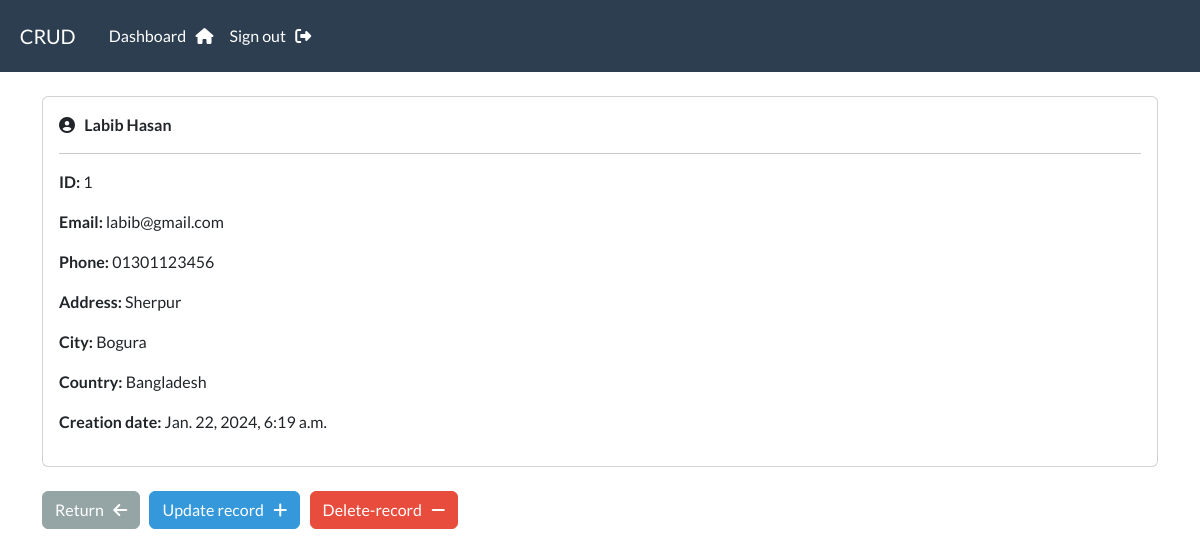
The page /record/1 (signed in) on the database its author committed.
### webapp/models.py (models this page shows, shortened)
class Record(models.Model):
    creation_date = models.DateTimeField(auto_now_add=True)
    first_name = models.CharField(max_length=100)
    last_name = models.CharField(max_length=100)
    email = models.CharField(max_length=250)
    phone = models.CharField(max_length=20)
    address = models.CharField(max_length=300)
    city = models.CharField(max_length=250)
    province = models.CharField(max_length=220)
    country = models.CharField(max_length=125)

### webapp/views.py (the view)
# urls.py: path('record/<int:pk>',views.singular_record, name="record"),
@login_required(login_url="my-login")
def singular_record(request, pk):
    all_records = Record.objects.get(id=pk)
    context = {'record':all_records}
    return render(request, 'webapp/view-record.html', context=context)

### webapp/templates/webapp/view-record.html (shortened to what this page needs)
{% extends "webapp/base.html" %}
{% block content %}
 <div class="card">
    <div class="card-body">
        <i class="fa-solid fa-circle-user"></i> &nbsp;
        <strong>{{record.first_name}} {{record.last_name}}</strong> <hr>
        <p><strong>ID:</strong> {{record.id}}</p>
        <p><strong>Email:</strong> {{record.email}}</p>
        <p><strong>Phone:</strong> {{record.phone}}</p>
        <p><strong>Address:</strong> {{record.address}}</p>
        <p><strong>City:</strong> {{record.city}}</p>
        <p><strong>Country:</strong> {{record.country}}</p>
        <p><strong>Creation date:</strong> {{record.creation_date}}</p>
    </div>
 </div>
 <br>
 <a href="{%url 'dashboard'%}" class="btn btn-secondary"> Return &nbsp; <i class="fa-solid fa-arrow-left"></i></a>
 <a href="{%url 'update-record' record.id%}" class="btn btn-info"> Update record &nbsp; <i class="fa-solid fa-plus"></i></a>
 <a href="{%url 'delete-record' record.id%}" class="btn btn-danger"> Delete-record &nbsp; <i class="fa-solid fa-minus"></i></a>
{% endblock content %}

### rows shown on the page
Record: first_name "Labib", last_name "Hasan", id "1", email "labib@gmail.com", phone "01301123456", address "Sherpur", city "Bogura", country "Bangladesh", creation_date "Jan. 22, 2024, 6:19 a.m."
